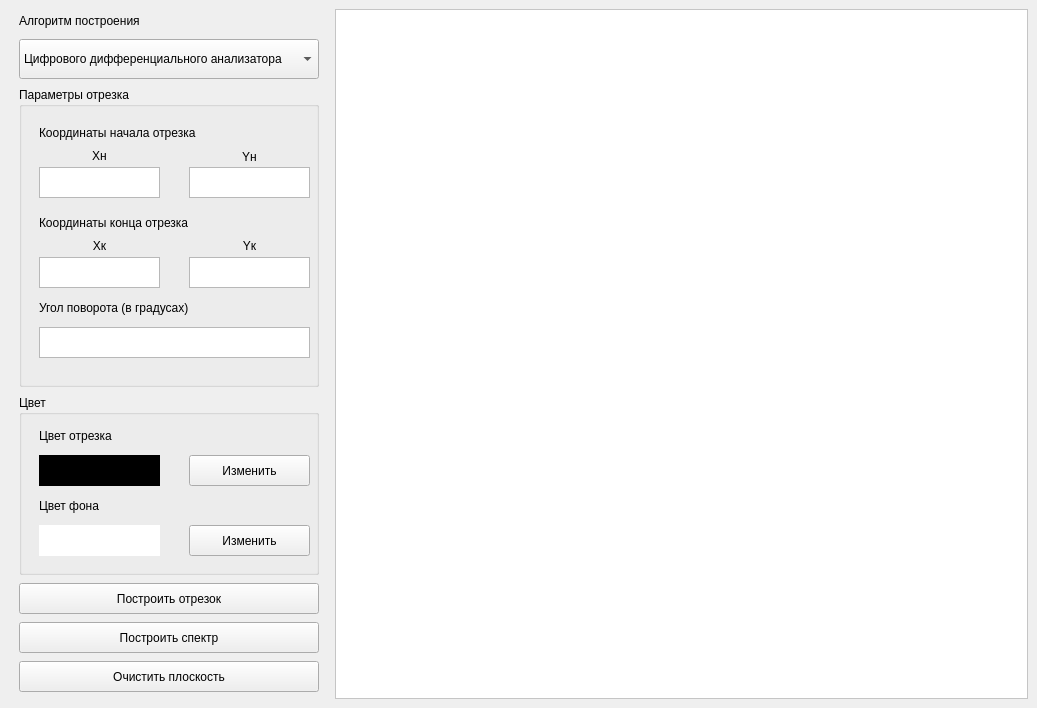
<?xml version="1.0" encoding="UTF-8"?>
<ui version="4.0">
 <class>mainWindow</class>
 <widget class="QMainWindow" name="mainWindow">
  <property name="geometry">
   <rect>
    <x>0</x>
    <y>0</y>
    <width>1037</width>
    <height>708</height>
   </rect>
  </property>
  <property name="minimumSize">
   <size>
    <width>1037</width>
    <height>672</height>
   </size>
  </property>
  <property name="windowTitle">
   <string>Лабораторная работа №3</string>
  </property>
  <widget class="QWidget" name="centralwidget">
   <layout class="QHBoxLayout" name="horizontalLayout_3">
    <item>
     <layout class="QVBoxLayout" name="verticalLayout">
      <property name="leftMargin">
       <number>10</number>
      </property>
      <property name="rightMargin">
       <number>10</number>
      </property>
      <item>
       <widget class="QLabel" name="label">
        <property name="maximumSize">
         <size>
          <width>16777215</width>
          <height>20</height>
         </size>
        </property>
        <property name="text">
         <string>Алгоритм построения</string>
        </property>
       </widget>
      </item>
      <item>
       <widget class="QComboBox" name="AlgorithmTypeBox">
        <property name="minimumSize">
         <size>
          <width>0</width>
          <height>40</height>
         </size>
        </property>
        <property name="maximumSize">
         <size>
          <width>300</width>
          <height>16777215</height>
         </size>
        </property>
        <item>
         <property name="text">
          <string>Цифрового дифференциального анализатора</string>
         </property>
        </item>
        <item>
         <property name="text">
          <string>Брезенхема с действительными данными</string>
         </property>
        </item>
        <item>
         <property name="text">
          <string>Брезенхема с целочисленными данными</string>
         </property>
        </item>
        <item>
         <property name="text">
          <string>Брезенхема с устранением ступенчатости</string>
         </property>
        </item>
        <item>
         <property name="text">
          <string>Алгоритм Ву</string>
         </property>
        </item>
        <item>
         <property name="text">
          <string>Алгоритм, использующий библиотечную функцию</string>
         </property>
        </item>
       </widget>
      </item>
      <item>
       <widget class="QGroupBox" name="groupBox">
        <property name="maximumSize">
         <size>
          <width>16777215</width>
          <height>300</height>
         </size>
        </property>
        <property name="title">
         <string>Параметры отрезка</string>
        </property>
        <widget class="QLabel" name="label_2">
         <property name="geometry">
          <rect>
           <x>20</x>
           <y>30</y>
           <width>261</width>
           <height>31</height>
          </rect>
         </property>
         <property name="text">
          <string>Координаты начала отрезка</string>
         </property>
        </widget>
        <widget class="QTextEdit" name="startCoordY">
         <property name="geometry">
          <rect>
           <x>170</x>
           <y>80</y>
           <width>121</width>
           <height>31</height>
          </rect>
         </property>
        </widget>
        <widget class="QTextEdit" name="startCoordX">
         <property name="geometry">
          <rect>
           <x>20</x>
           <y>80</y>
           <width>121</width>
           <height>31</height>
          </rect>
         </property>
        </widget>
        <widget class="QLabel" name="label_8">
         <property name="geometry">
          <rect>
           <x>170</x>
           <y>60</y>
           <width>121</width>
           <height>20</height>
          </rect>
         </property>
         <property name="text">
          <string>Yн</string>
         </property>
         <property name="alignment">
          <set>Qt::AlignCenter</set>
         </property>
        </widget>
        <widget class="QLabel" name="label_9">
         <property name="geometry">
          <rect>
           <x>20</x>
           <y>60</y>
           <width>121</width>
           <height>17</height>
          </rect>
         </property>
         <property name="text">
          <string>Xн</string>
         </property>
         <property name="alignment">
          <set>Qt::AlignCenter</set>
         </property>
        </widget>
        <widget class="QLabel" name="label_10">
         <property name="geometry">
          <rect>
           <x>20</x>
           <y>150</y>
           <width>121</width>
           <height>17</height>
          </rect>
         </property>
         <property name="text">
          <string>Xк</string>
         </property>
         <property name="alignment">
          <set>Qt::AlignCenter</set>
         </property>
        </widget>
        <widget class="QLabel" name="label_11">
         <property name="geometry">
          <rect>
           <x>170</x>
           <y>150</y>
           <width>121</width>
           <height>17</height>
          </rect>
         </property>
         <property name="text">
          <string>Yк</string>
         </property>
         <property name="alignment">
          <set>Qt::AlignCenter</set>
         </property>
        </widget>
        <widget class="QTextEdit" name="endCoordY">
         <property name="geometry">
          <rect>
           <x>170</x>
           <y>170</y>
           <width>121</width>
           <height>31</height>
          </rect>
         </property>
        </widget>
        <widget class="QLabel" name="label_12">
         <property name="geometry">
          <rect>
           <x>20</x>
           <y>120</y>
           <width>261</width>
           <height>31</height>
          </rect>
         </property>
         <property name="text">
          <string>Координаты конца отрезка</string>
         </property>
        </widget>
        <widget class="QTextEdit" name="endCoordX">
         <property name="geometry">
          <rect>
           <x>20</x>
           <y>170</y>
           <width>121</width>
           <height>31</height>
          </rect>
         </property>
        </widget>
        <widget class="QLabel" name="label_5">
         <property name="geometry">
          <rect>
           <x>20</x>
           <y>210</y>
           <width>211</width>
           <height>21</height>
          </rect>
         </property>
         <property name="text">
          <string>Угол поворота (в градусах)</string>
         </property>
        </widget>
        <widget class="QTextEdit" name="angleInput">
         <property name="geometry">
          <rect>
           <x>20</x>
           <y>240</y>
           <width>271</width>
           <height>31</height>
          </rect>
         </property>
        </widget>
       </widget>
      </item>
      <item>
       <widget class="QGroupBox" name="groupBox_2">
        <property name="maximumSize">
         <size>
          <width>16777215</width>
          <height>180</height>
         </size>
        </property>
        <property name="title">
         <string>Цвет</string>
        </property>
        <widget class="QLabel" name="label_3">
         <property name="geometry">
          <rect>
           <x>20</x>
           <y>30</y>
           <width>141</width>
           <height>21</height>
          </rect>
         </property>
         <property name="text">
          <string>Цвет отрезка</string>
         </property>
        </widget>
        <widget class="QLabel" name="label_4">
         <property name="geometry">
          <rect>
           <x>20</x>
           <y>100</y>
           <width>101</width>
           <height>21</height>
          </rect>
         </property>
         <property name="text">
          <string>Цвет фона</string>
         </property>
        </widget>
        <widget class="QPushButton" name="changeSegColorBtn">
         <property name="geometry">
          <rect>
           <x>170</x>
           <y>60</y>
           <width>121</width>
           <height>31</height>
          </rect>
         </property>
         <property name="text">
          <string>Изменить</string>
         </property>
        </widget>
        <widget class="QPushButton" name="changeBackgroundColorBtn">
         <property name="geometry">
          <rect>
           <x>170</x>
           <y>130</y>
           <width>121</width>
           <height>31</height>
          </rect>
         </property>
         <property name="text">
          <string>Изменить</string>
         </property>
        </widget>
        <widget class="QLabel" name="segmentColor">
         <property name="geometry">
          <rect>
           <x>20</x>
           <y>60</y>
           <width>121</width>
           <height>31</height>
          </rect>
         </property>
         <property name="styleSheet">
          <string notr="true">background: black</string>
         </property>
         <property name="text">
          <string/>
         </property>
        </widget>
        <widget class="QLabel" name="backgroundColor">
         <property name="geometry">
          <rect>
           <x>20</x>
           <y>130</y>
           <width>121</width>
           <height>31</height>
          </rect>
         </property>
         <property name="styleSheet">
          <string notr="true">background: white</string>
         </property>
         <property name="text">
          <string/>
         </property>
        </widget>
       </widget>
      </item>
      <item>
       <widget class="QPushButton" name="plotSegmentBtn">
        <property name="minimumSize">
         <size>
          <width>0</width>
          <height>31</height>
         </size>
        </property>
        <property name="maximumSize">
         <size>
          <width>300</width>
          <height>16777215</height>
         </size>
        </property>
        <property name="text">
         <string>Построить отрезок</string>
        </property>
       </widget>
      </item>
      <item>
       <widget class="QPushButton" name="plotSpectrumBtn">
        <property name="minimumSize">
         <size>
          <width>0</width>
          <height>31</height>
         </size>
        </property>
        <property name="maximumSize">
         <size>
          <width>300</width>
          <height>16777215</height>
         </size>
        </property>
        <property name="text">
         <string>Построить спектр</string>
        </property>
       </widget>
      </item>
      <item>
       <widget class="QPushButton" name="clearBtn">
        <property name="minimumSize">
         <size>
          <width>0</width>
          <height>31</height>
         </size>
        </property>
        <property name="text">
         <string>Очистить плоскость</string>
        </property>
       </widget>
      </item>
     </layout>
    </item>
    <item>
     <widget class="QGraphicsView" name="graphicsView">
      <property name="sizePolicy">
       <sizepolicy hsizetype="Expanding" vsizetype="Expanding">
        <horstretch>0</horstretch>
        <verstretch>0</verstretch>
       </sizepolicy>
      </property>
      <property name="styleSheet">
       <string notr="true">background:white</string>
      </property>
     </widget>
    </item>
   </layout>
  </widget>
  <widget class="QMenuBar" name="menubar">
   <property name="geometry">
    <rect>
     <x>0</x>
     <y>0</y>
     <width>1037</width>
     <height>22</height>
    </rect>
   </property>
  </widget>
 </widget>
 <resources/>
 <connections/>
</ui>
